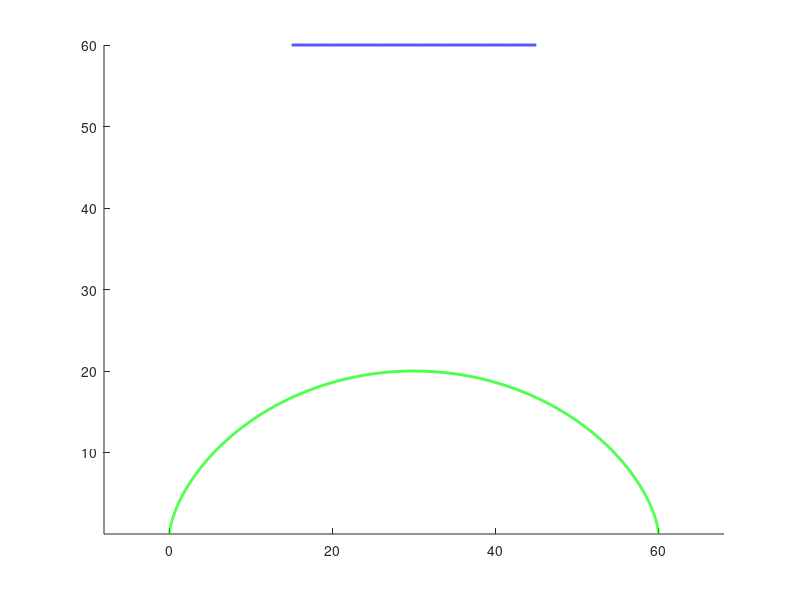

The MATLAB source for this figure: (Note: this script raises an error after producing the figure.)
%Technician13
%2020.5.24

close all;
clear all;
clc;

%initial height
height=60;

axis equal;
hold on;

%foot end trajectory
t=0:0.01:30;
y_foot=10*(1-cos(pi*t/15));
x_foot=60/(2*pi)*(pi*t/15-sin(pi*t/15));  
plot(x_foot,y_foot,'color','g','LineWidth',2);

%body trajectory
y_body=linspace(height,height,length(t));
x_body=linspace(15,45,length(t));
plot(x_body,y_body,'color','b','LineWidth',2);

x1=15:1:45;
y1=linspace(height,height,length(x1));
x3=0:2:60;
curve=spline(x_foot,y_foot);
y3=ppval(curve,x3);

[x2,y2]=solvepoint(x1,y1,x3,y3,height);
for i=1:length(x1)
    hold on;
    plot([x1(i),x2(i),x3(i)],[y1(i),y2(i),y3(i)],'color','black');
    pause(0.1);
    hold on;
end
hold on;
